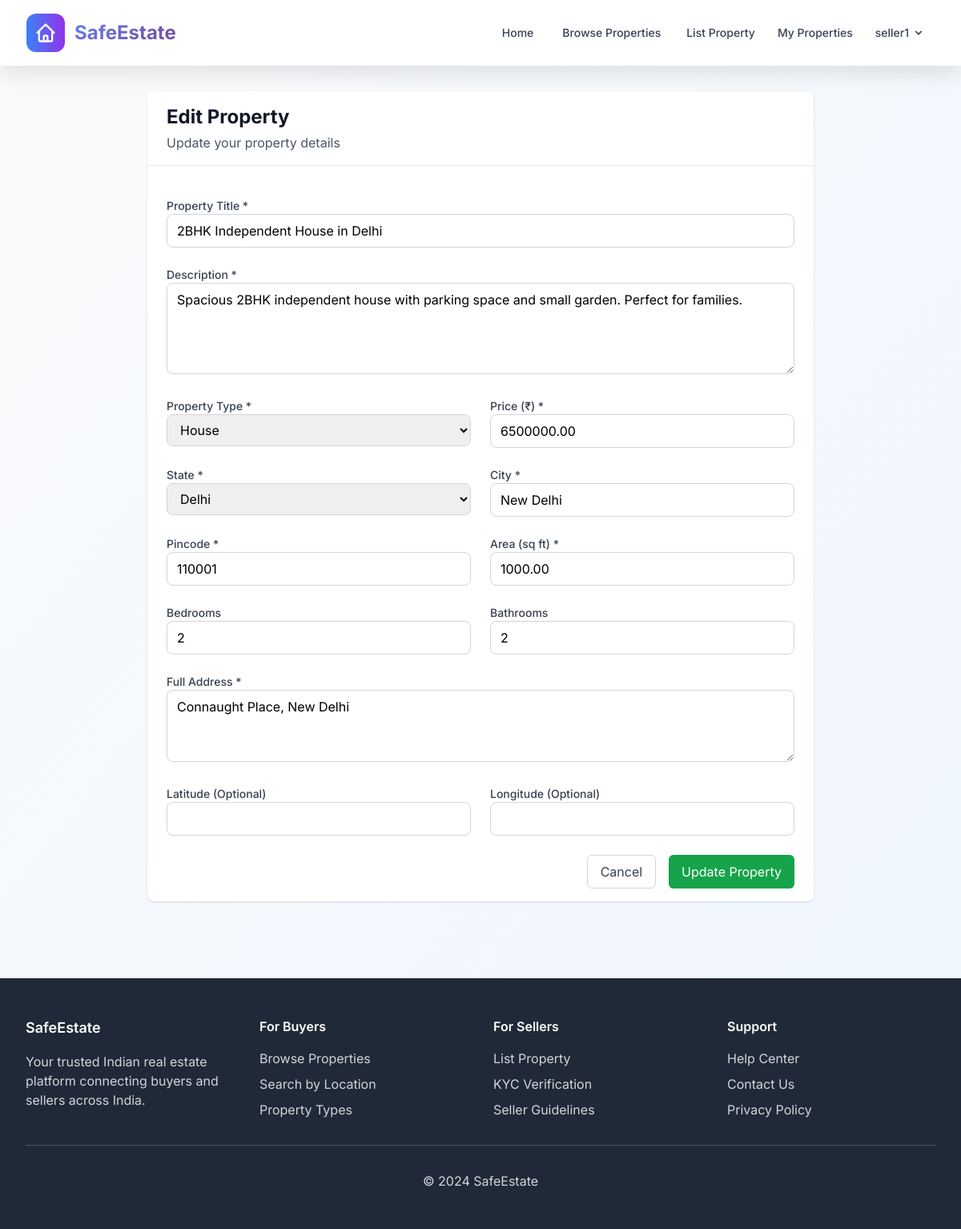
/properties/2/edit/ (signed in), run on the app's committed database.
### accounts/models.py (models this page shows, shortened)
class CustomUser(AbstractUser):
    ROLE_CHOICES = [
        ('buyer', 'Buyer'),
        ('seller', 'Seller'),
        ('admin', 'Admin'),
    ]
    role = models.CharField(max_length=10, choices=ROLE_CHOICES, default='buyer')
    phone = models.CharField(max_length=15, blank=True)
    address = models.TextField(blank=True)
    is_verified = models.BooleanField(default=False)
    date_created = models.DateTimeField(auto_now_add=True)

### properties/models.py (models this page shows, shortened)
class Property(models.Model):
    PROPERTY_TYPES = [
        ('plot', 'Plot'),
        ('flat', 'Flat'),
        ('house', 'House'),
        ('commercial', 'Commercial'),
    ]
    STATUS_CHOICES = [
        ('available', 'Available'),
        ('sold', 'Sold'),
        ('pending', 'Pending'),
    ]
    title = models.CharField(max_length=200)
    description = models.TextField()
    price = models.DecimalField(max_digits=12, decimal_places=2)
    property_type = models.CharField(max_length=20, choices=PROPERTY_TYPES)
    state = models.CharField(max_length=50, choices=INDIAN_STATES)
    city = models.CharField(max_length=100)
    pincode = models.CharField(max_length=6)
    address = models.TextField()
    latitude = models.DecimalField(max_digits=9, decimal_places=6, null=True, blank=True)
    longitude = models.DecimalField(max_digits=9, decimal_places=6, null=True, blank=True)
    area = models.DecimalField(max_digits=10, decimal_places=2, help_text='Area in square feet')
    bedrooms = models.IntegerField(null=True, blank=True)
    bathrooms = models.IntegerField(null=True, blank=True)
    seller = models.ForeignKey(User, on_delete=models.CASCADE, related_name='properties')
    status = models.CharField(max_length=20, choices=STATUS_CHOICES, default='available')
    date_created = models.DateTimeField(auto_now_add=True)
    date_updated = models.DateTimeField(auto_now=True)
    class Meta:
        verbose_name_plural = 'Properties'
        ordering = ['-date_created']

### properties/views.py (the view)
# urls.py: path('<int:pk>/edit/', views.edit_property, name='edit_property'),
@login_required
def edit_property(request, pk):
    property_obj = get_object_or_404(Property, pk=pk)
    if property_obj.seller != request.user:
        messages.error(request, 'You can only edit your own properties.')
        return redirect('properties:property_detail', pk=pk)
    if request.method == 'POST':
        form = PropertyForm(request.POST, instance=property_obj)
        if form.is_valid():
            form.save()
            messages.success(request, 'Property updated successfully!')
            return redirect('properties:property_detail', pk=pk)
    else:
        form = PropertyForm(instance=property_obj)
    context = {
        'form': form,
        'property': property_obj,
    }
    return render(request, 'properties/edit_property.html', context)

### templates/properties/edit_property.html (shortened to what this page needs)
{% extends 'base/base.html' %}
{% block content %}
<div class="max-w-4xl mx-auto px-4 sm:px-6 lg:px-8 py-8">
    <div class="bg-white shadow rounded-lg">
        <div class="px-6 py-4 border-b border-gray-200">
            <h2 class="text-2xl font-bold text-gray-900">Edit Property</h2>
            <p class="text-gray-600 mt-1">Update your property details</p>
        </div>
        <div class="px-6 py-4">
            <form method="post" class="space-y-6">
                <div class="grid grid-cols-1 md:grid-cols-2 gap-6">
                    <div class="md:col-span-2">
                        <label for="{{ form.title.id_for_label }}" class="block text-sm font-medium text-gray-700">
                            Property Title *
                        </label>
                        {{ form.title }}
                    </div>
                    <div class="md:col-span-2">
                        <label for="{{ form.description.id_for_label }}" class="block text-sm font-medium text-gray-700">
                            Description *
                        </label>
                        {{ form.description }}
                    </div>
                    <div>
                        <label for="{{ form.property_type.id_for_label }}" class="block text-sm font-medium text-gray-700">
                            Property Type *
                        </label>
                        {{ form.property_type }}
                    </div>
                    <div>
                        <label for="{{ form.price.id_for_label }}" class="block text-sm font-medium text-gray-700">
                            Price (₹) *
                        </label>
                        {{ form.price }}
                    </div>
                    <div>
                        <label for="{{ form.state.id_for_label }}" class="block text-sm font-medium text-gray-700">
                            State *
                        </label>
                        {{ form.state }}
                    </div>
                    <div>
                        <label for="{{ form.city.id_for_label }}" class="block text-sm font-medium text-gray-700">
                            City *
                        </label>
                        {{ form.city }}
                    </div>
                    <div>
                        <label for="{{ form.pincode.id_for_label }}" class="block text-sm font-medium text-gray-700">
                            Pincode *
                        </label>
                        {{ form.pincode }}
                    </div>
                    <div>
                        <label for="{{ form.area.id_for_label }}" class="block text-sm font-medium text-gray-700">
                            Area (sq ft) *
                        </label>
                        {{ form.area }}
                    </div>
                    <div>
                        <label for="{{ form.bedrooms.id_for_label }}" class="block text-sm font-medium text-gray-700">
                            Bedrooms
                        </label>
                        {{ form.bedrooms }}
                    </div>
                    <div>
                        <label for="{{ form.bathrooms.id_for_label }}" class="block text-sm font-medium text-gray-700">
                            Bathrooms
                        </label>
                        {{ form.bathrooms }}
                    </div>
                    <div class="md:col-span-2">
                        <label for="{{ form.address.id_for_label }}" class="block text-sm font-medium text-gray-700">
                            Full Address *
                        </label>
                        {{ form.address }}
                    </div>
                    <div>
                        <label for="{{ form.latitude.id_for_label }}" class="block text-sm font-medium text-gray-700">
                            Latitude (Optional)
                        </label>
                        {{ form.latitude }}
                    </div>
                    <div>
                        <label for="{{ form.longitude.id_for_label }}" class="block text-sm font-medium text-gray-700">
                            Longitude (Optional)
                        </label>
                        {{ form.longitude }}
                    </div>
                </div>
                <div class="flex justify-end space-x-4">
                    <a href="{% url 'properties:property_detail' property.pk %}" class="px-4 py-2 border border-gray-300 rounded-md text-gray-700 bg-white hover:bg-gray-50">
                        Cancel
                    </a>
                    <button type="submit" class="px-4 py-2 bg-green-600 text-white rounded-md hover:bg-green-700">
                        Update Property
                    </button>
                </div>
            </form>
        </div>
    </div>
</div>
{% endblock %}

### templates/base/base.html (shortened to what this page needs)
<!DOCTYPE html>
<html lang="en">
<head>
    <script src="https://cdn.tailwindcss.com"></script>
</head>
<body class="bg-gradient-to-br from-gray-50 to-blue-50 min-h-screen">
    <nav class="glass-effect navbar-shadow sticky top-0 z-50">
        <div class="max-w-7xl mx-auto px-4 sm:px-6 lg:px-8">
            <div class="flex justify-between items-center h-20">
                <div class="flex items-center">
                    <a href="{% url 'home' %}" class="flex items-center space-x-3 group">
                        <div class="w-12 h-12 bg-gradient-to-r from-blue-500 to-purple-600 rounded-xl flex items-center justify-center transform group-hover:scale-110 transition-transform duration-300">
                            <svg class="w-7 h-7 text-white" fill="none" stroke="currentColor" viewBox="0 0 24 24">
                                <path stroke-linecap="round" stroke-linejoin="round" stroke-width="2" d="M3 12l2-2m0 0l7-7 7 7M5 10v10a1 1 0 001 1h3m10-11l2 2m-2-2v10a1 1 0 01-1 1h-3m-6 0a1 1 0 001-1v-4a1 1 0 011-1h2a1 1 0 011 1v4a1 1 0 001 1m-6 0h6"></path>
                            </svg>
                        </div>
                        <span class="text-2xl font-bold text-gradient">SafeEstate</span>
                    </a>
                </div>
                <div class="hidden md:flex items-center space-x-1">
                    <a href="{% url 'home' %}" class="text-gray-700 hover:text-blue-600 px-4 py-2 rounded-xl text-sm font-medium transition-all duration-200 hover:bg-blue-50">
                        Home
                    </a>
                    <a href="{% url 'properties:property_list' %}" class="text-gray-700 hover:text-blue-600 px-4 py-2 rounded-xl text-sm font-medium transition-all duration-200 hover:bg-blue-50">
                        Browse Properties
                    </a>
                    {% if user.is_authenticated %}
                        {% if user.role == 'seller' %}
                            <a href="{% url 'properties:add_property' %}" class="text-gray-700 hover:text-blue-600 px-3 py-2 rounded-md text-sm font-medium">
                                List Property
                            </a>
                            <a href="{% url 'properties:my_properties' %}" class="text-gray-700 hover:text-blue-600 px-3 py-2 rounded-md text-sm font-medium">
                                My Properties
                            </a>
                        {% elif user.role == 'buyer' %}
                            <a href="{% url 'properties:my_visit_requests' %}" class="text-gray-700 hover:text-blue-600 px-3 py-2 rounded-md text-sm font-medium">
                                My Visits
                            </a>
                        {% elif user.role == 'admin' %}
                            <a href="{% url 'admin_panel:dashboard' %}" class="text-gray-700 hover:text-blue-600 px-3 py-2 rounded-md text-sm font-medium">
                                Admin Panel
                            </a>
                        {% endif %}
                        <div class="relative group">
                            <button class="flex items-center text-gray-700 hover:text-blue-600 px-3 py-2 rounded-md text-sm font-medium" onclick="toggleUserDropdown()">
                                {{ user.username }}
                                <svg class="ml-1 h-4 w-4" fill="currentColor" viewBox="0 0 20 20">
                                    <path fill-rule="evenodd" d="M5.293 7.293a1 1 0 011.414 0L10 10.586l3.293-3.293a1 1 0 111.414 1.414l-4 4a1 1 0 01-1.414 0l-4-4a1 1 0 010-1.414z" clip-rule="evenodd"></path>
                                </svg>
                            </button>
                        </div>
                    {% endif %}
                </div>
            </div>
        </div>
    </nav>
    <main>
        {% block content %}{% endblock %}
    </main>
    <footer class="bg-gray-800 text-white mt-16">
        <div class="max-w-7xl mx-auto px-4 sm:px-6 lg:px-8 py-12">
            <div class="grid grid-cols-1 md:grid-cols-4 gap-8">
                <div>
                    <h3 class="text-lg font-semibold mb-4">SafeEstate</h3>
                    <p class="text-gray-300">Your trusted Indian real estate platform connecting buyers and sellers across India.</p>
                </div>
                <div>
                    <h4 class="text-md font-semibold mb-4">For Buyers</h4>
                    <ul class="space-y-2 text-gray-300">
                        <li><a href="{% url 'properties:property_list' %}" class="hover:text-white">Browse Properties</a></li>
                        <li><a href="#" class="hover:text-white">Search by Location</a></li>
                        <li><a href="#" class="hover:text-white">Property Types</a></li>
                    </ul>
                </div>
                <div>
                    <h4 class="text-md font-semibold mb-4">For Sellers</h4>
                    <ul class="space-y-2 text-gray-300">
                        {% if user.is_authenticated and user.role == 'seller' %}
                            <li><a href="{% url 'properties:add_property' %}" class="hover:text-white">List Property</a></li>
                            <li><a href="{% url 'accounts:seller_kyc' %}" class="hover:text-white">KYC Verification</a></li>
                        {% else %}
                            <li><a href="{% url 'accounts:register' %}" class="hover:text-white">Become a Seller</a></li>
                        {% endif %}
                        <li><a href="#" class="hover:text-white">Seller Guidelines</a></li>
                    </ul>
                </div>
                <div>
                    <h4 class="text-md font-semibold mb-4">Support</h4>
                    <ul class="space-y-2 text-gray-300">
                        <li><a href="#" class="hover:text-white">Help Center</a></li>
                        <li><a href="#" class="hover:text-white">Contact Us</a></li>
                        <li><a href="#" class="hover:text-white">Privacy Policy</a></li>
                    </ul>
                </div>
            </div>
            <div class="border-t border-gray-600 mt-8 pt-8 text-center text-gray-300">
                <p>&copy; 2024 SafeEstate</p>
            </div>
        </div>
    </footer>
</body>
</html>

### templates/base/base.html (style rules this page uses)
* { font-family: 'Inter', sans-serif; }
.navbar-shadow { box-shadow: 0 10px 25px rgba(0,0,0,.1); }
.glass-effect { background: rgba(255, 255, 255, 0.95); backdrop-filter: blur(10px); border: 1px solid rgba(255, 255, 255, 0.2); }
.text-gradient { background: linear-gradient(135deg, #667eea 0%, #764ba2 100%); -webkit-background-clip: text; -webkit-text-fill-color: transparent; background-clip: text; }

### data on the page
CustomUser: username "seller1"
Property: title "2BHK Independent House in Delhi", description "Spacious 2BHK independent house with parking space and small garden. Perfect for families.", property_type "House", price "6500000.00", state "Delhi", city "New Delhi", pincode "110001", area "1000.00", bedrooms "2", bathrooms "2", address "Connaught Place, New Delhi"
